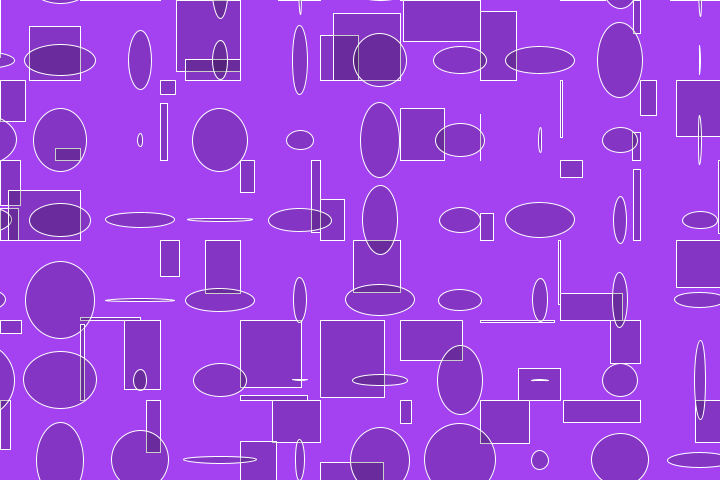
Frame 1 (no input)
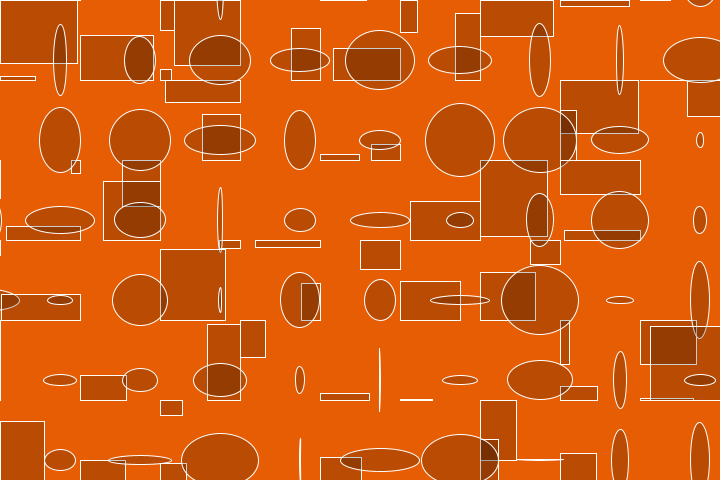
Frame 60 (the mouse pressed at the canvas centre just before this capture)
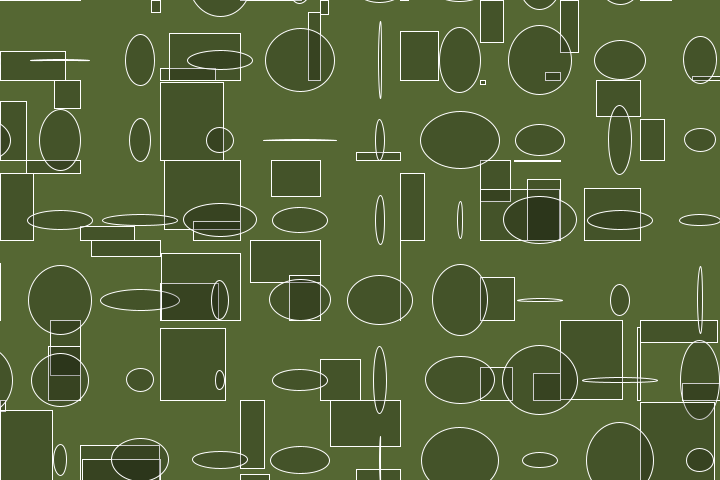
Frame 120 (the mouse held since frame 60 and released just before this capture)

The Processing sketch that drew these frames (run headless with seeded random() and noise(); from frame 60 on, the mouse is pressed at the canvas centre):

// Processing sketch: processing_39938
// ── processing_39938.pde

//========================================
//SetUp
//========================================

void setup() {
  //Canvas
  size(720, 480);
  //Background
  background(0);
}

//========================================
//Draw
//========================================

void draw() {
  //pic a random color for the background
  background(random(255), random(255), random(255));

  //========================================
  //For loop for the grid of the patern.
  //========================================

  //Start for loop one with variables 
  for (int lineY = 0; lineY < 820; lineY = lineY + 80) {
    //Start for loop two with variables
    for (int lineX = 0; lineX < 820; lineX = lineX + 80) {
      //Rectangles with random forms and white lines
      stroke(255);
      fill(0, 0, 0, 50);
      rect(lineX, lineY, random(-80, 80), random(-80, 80));
      //Ellipses with random forms and white lines
      stroke(255);
      fill(0, 0, 0, 50);
      ellipse(lineX-20, lineY-20, random(-80, 80), random(-80, 80));
    }
  }
}
